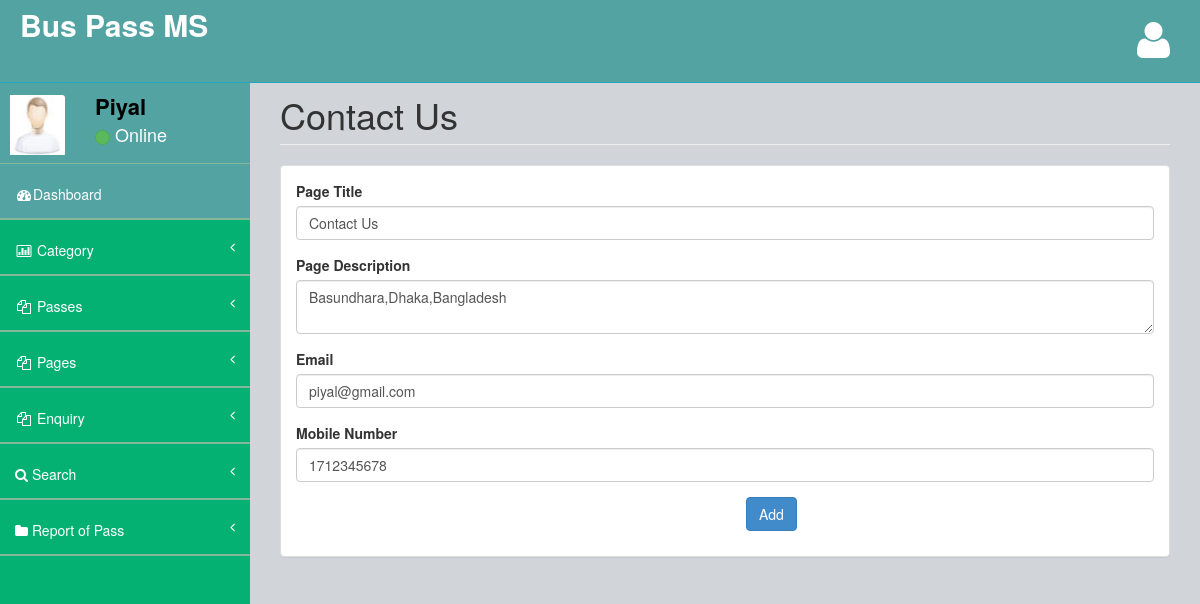
Page /buspassms/admin/contactus.php (signed in) on the committed database.
### tables this page shows
CREATE TABLE `tblpage` (
  `ID` int(10) NOT NULL,
  `PageType` varchar(200) DEFAULT NULL,
  `PageTitle` varchar(200) DEFAULT NULL,
  `PageDescription` mediumtext DEFAULT NULL,
  `Email` varchar(200) DEFAULT NULL,
  `MobileNumber` bigint(20) DEFAULT NULL,
  `UpdationDate` timestamp NOT NULL DEFAULT current_timestamp() ON UPDATE current_timestamp()
);

### buspassms/admin/contactus.php (the view, shortened to what this page needs)
<?php
include('includes/dbconnection.php');
if (strlen($_SESSION['bpmsaid']==0)) {
  header('location:logout.php');
  } else{
  ?>
<!DOCTYPE html>
<html>
<head>
    <link href="assets/plugins/bootstrap/bootstrap.css" rel="stylesheet" />
    <link href="assets/font-awesome/css/font-awesome.css" rel="stylesheet" />
    <link href="assets/plugins/pace/pace-theme-big-counter.css" rel="stylesheet" />
   <link href="assets/css/style.css" rel="stylesheet" />
      <link href="assets/css/main-style.css" rel="stylesheet" />
</head>
<body>
    <div id="wrapper">
      <?php include_once('includes/header.php');?>
        <?php include_once('includes/sidebar.php');?>
          <div id="page-wrapper">
            <div class="row">
                <div class="col-lg-12">
                    <h1 class="page-header">Contact Us</h1>
                </div>
            </div>
            <div class="row">
                <div class="col-lg-12">
                    <div class="panel panel-default">
                        <div class="panel-body">
                            <div class="row">
                                <div class="col-lg-12">
                                    <form method="post" enctype="multipart/form-data">
                              <?php
$sql="SELECT * from  tblpage where PageType='contactus'";
$query = $dbh -> prepare($sql);
$query->execute();
$results=$query->fetchAll(PDO::FETCH_OBJ);
$cnt=1;
if($query->rowCount() > 0)
{
foreach($results as $row)
{               ?>
    <div class="form-group"> <label for="exampleInputEmail1">Page Title</label> <input type="text" name="pagetitle" id="pagetitle" required="true" value="<?php  echo $row->PageTitle;?>" class="form-control"> </div>
    <div class="form-group"> <label for="exampleInputEmail1">Page Description</label> <textarea type="text" name="pagedes" id="pagedes" required="true"class="form-control"><?php  echo $row->PageDescription;?></textarea> </div>
<div class="form-group">
                                            <label for="exampleInputEmail1">Email</label>
                                             <input type="text" name="email" id="email" required="true" value="<?php  echo $row->Email;?>" class="form-control">
                                        </div>
                                        <div class="form-group">
                                            <label for="exampleInputEmail1">Mobile Number</label>
                                              <input type="text" name="mobnum" id="mobnum" required="true" value="<?php  echo $row->MobileNumber;?>" class="form-control" maxlength="10" pattern="[0-9]+">
                                        </div>
    <?php $cnt=$cnt+1;}} ?>
     <p style="padding-left: 450px"><button type="submit" class="btn btn-primary" name="submit" id="submit">Add</button></p> </form>
                                </div>
                            </div>
                        </div>
                    </div>
                </div>
            </div>
        </div>
    </div>
</body>
</html>
<?php }  ?>

### buspassms/admin/includes/sidebar.php (shortened to what this page needs)
<?php
include('includes/dbconnection.php');
?>
        <nav class="navbar-default navbar-static-side" role="navigation">
            <div class="sidebar-collapse">
                <ul class="nav" id="side-menu">
                    <li>
                        <div class="user-section">
                            <div class="user-section-inner">
                                <img src="assets/img/user.jpg" alt="">
                            </div>
                            <div class="user-info">
                                <?php
$aid=$_SESSION['bpmsaid'];
$sql="SELECT AdminName from  tbladmin where ID=:aid";
$query = $dbh -> prepare($sql);
$query->bindParam(':aid',$aid,PDO::PARAM_STR);
$query->execute();
$results=$query->fetchAll(PDO::FETCH_OBJ);
$cnt=1;
if($query->rowCount() > 0)
{
foreach($results as $row)
{               ?>
                                <div><strong><?php  echo $row->AdminName;?></strong></div>
                                <div class="user-text-online">
                                    <span class="user-circle-online btn btn-success btn-circle "></span>&nbsp;Online
                                </div>
                            </div>
                            <?php $cnt=$cnt+1;}} ?>
                        </div>
                    </li>
                    <li class="selected">
                        <a href="dashboard.php"><i class="fa fa-dashboard fa-fw"></i>Dashboard</a>
                    </li>
                    <li>
                        <a href="#"><i class="fa fa-bar-chart-o fa-fw"></i> Category<span class="fa arrow"></span></a>
                    </li>
                    <li>
                        <a href="#"><i class="fa fa-files-o fa-fw"></i> Passes<span class="fa arrow"></span></a>
                    </li>
                    <li>
                        <a href="#"><i class="fa fa-files-o fa-fw"></i> Pages<span class="fa arrow"></span></a>
                    </li>
                    <li>
                        <a href="#"><i class="fa fa-files-o fa-fw"></i> Enquiry<span class="fa arrow"></span></a>
                    </li>
                    <li>
                        <a href="search-pass.php"><i class="fa fa-search"></i>  Search<span class="fa arrow"></span></a>
                        </li>
                        <li>
                        <a href="pass-bwdates-report.php"><i class="fa fa-folder"></i>  Report of Pass<span class="fa arrow"></span></a>
                        </li>
                </ul>
            </div>
        </nav>

### buspassms/admin/assets/css/style.css (style rules this page uses)
body { background-color: #f8f8f8; }
#wrapper { width: 100%; margin-top: 55px!important; background-color:#04B173; }
#page-wrapper { padding: 0 15px; min-height: 568px; background-color:rgb(209, 212, 216); }
.navbar-static-side ul li { border-bottom:1px solid #84B899 !important; }
.arrow { float: right; }
.fa.arrow:before { content: "\f104"; }
@media (min-width:768px) { .navbar-static-side { z-index: 1; position: absolute; width: 250px; } }
.btn-circle { width: 30px; height: 30px; padding: 6px 0; border-radius: 15px; text-align: center; font-size: 12px; line-height: 1.428571429; }

### buspassms/admin/assets/css/main-style.css (style rules this page uses)
.user-section-inner { height: 65px; width: 65px; -moz-border-radius: 3px; -webkit-border-radius: 3px; border-radius: 3px; overflow: hidden; display: inline-block; float: left; margin-right: 15px; margin-top: 20px; }
.user-section-inner img { margin-left:10px; width:55px; height:60px; }
.user-info { display: block; color:#000!important; display: inline-block; padding: 15px; margin-bottom: 0px }
.user-text-online { font-size:18px; color:#fff }
.user-circle-online { width: 15px!important; height: 15px!important; }
.nav > li > a { padding: 20px 15px; }
#side-menu { background-color:#04B173; }
#side-menu a { color:#fff; border-bottom: 1px solid #84B899 !important; height: 55px; }
.selected { background-color:rgb(83, 163, 163); }
.navbar-default { border-color: #27A6BE; }
@media (min-width:768px) { #page-wrapper { position: inherit; margin: 0 0 0 250px; padding: 0 30px; min-height: 1000px; } }

### rows in the picture
tblpage: pagetitle "Contact Us", pagedes "Basundhara,Dhaka,Bangladesh", email "piyal@gmail.com", mobnum "1712345678"

### other values in the picture
$row->AdminName "Piyal"
